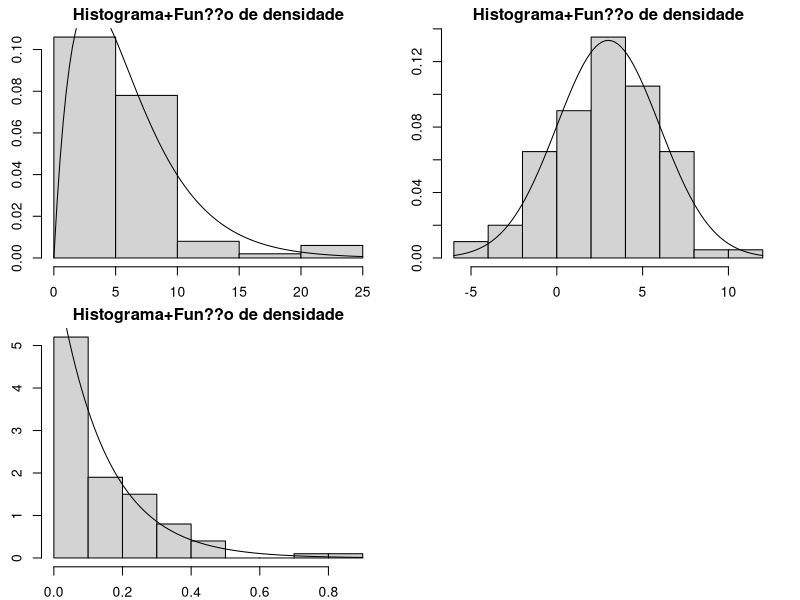
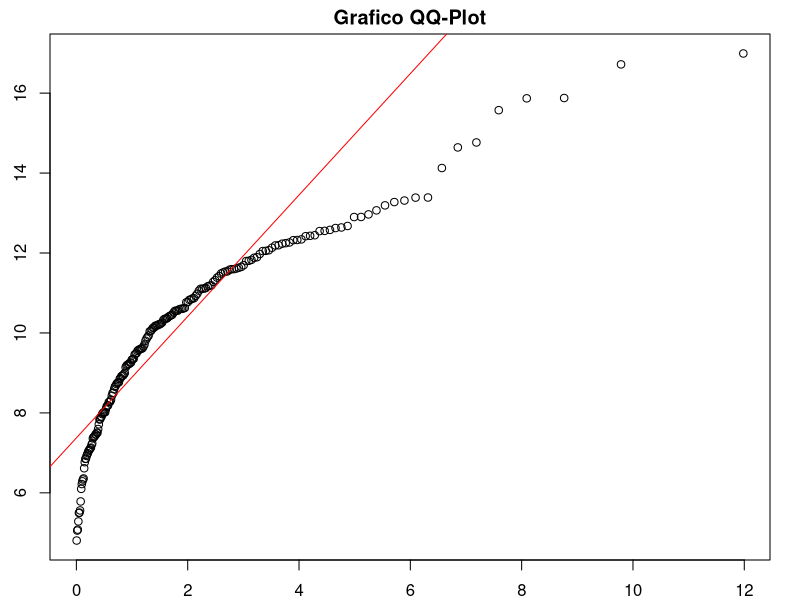
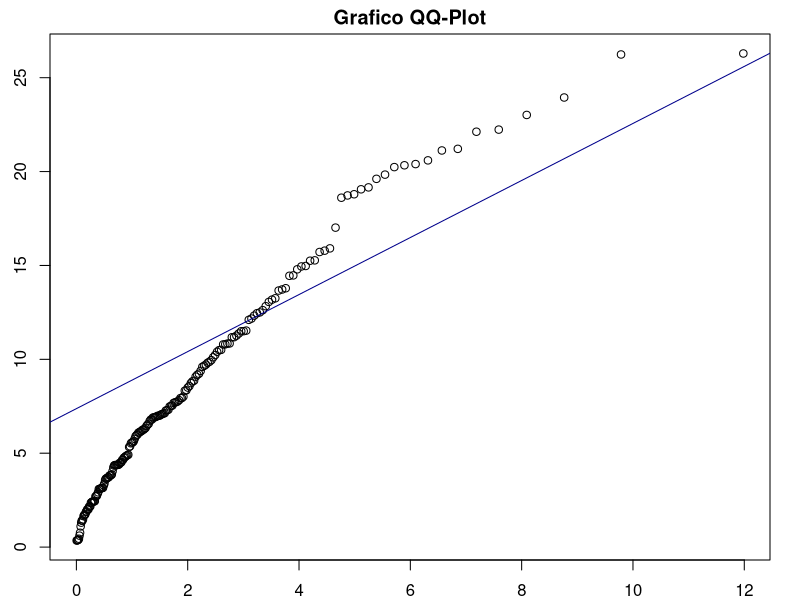
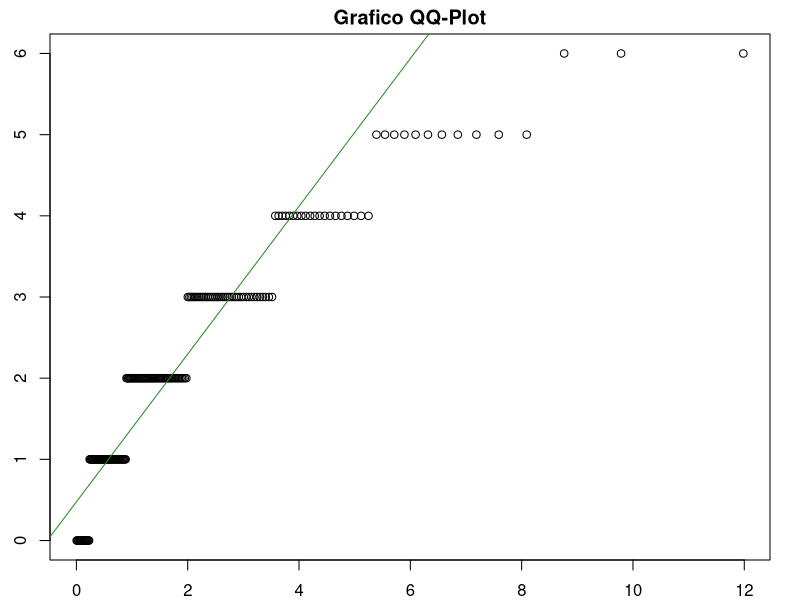
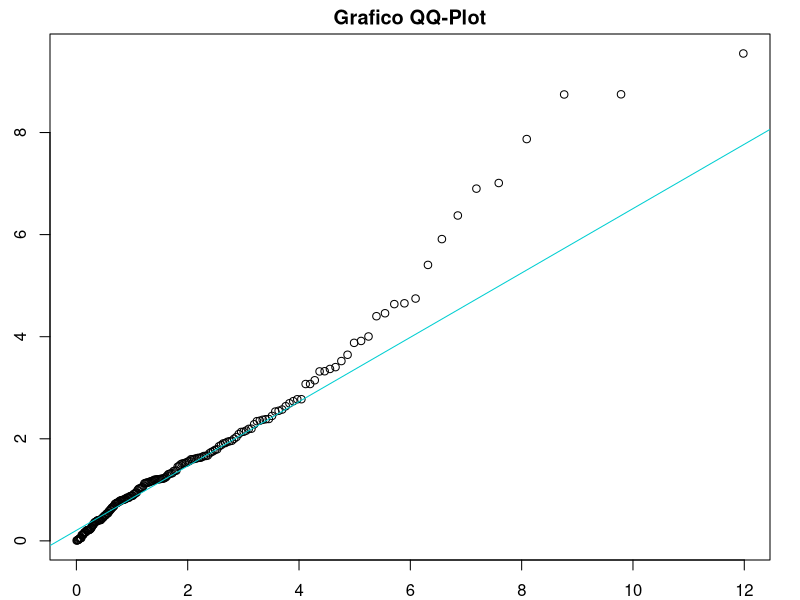
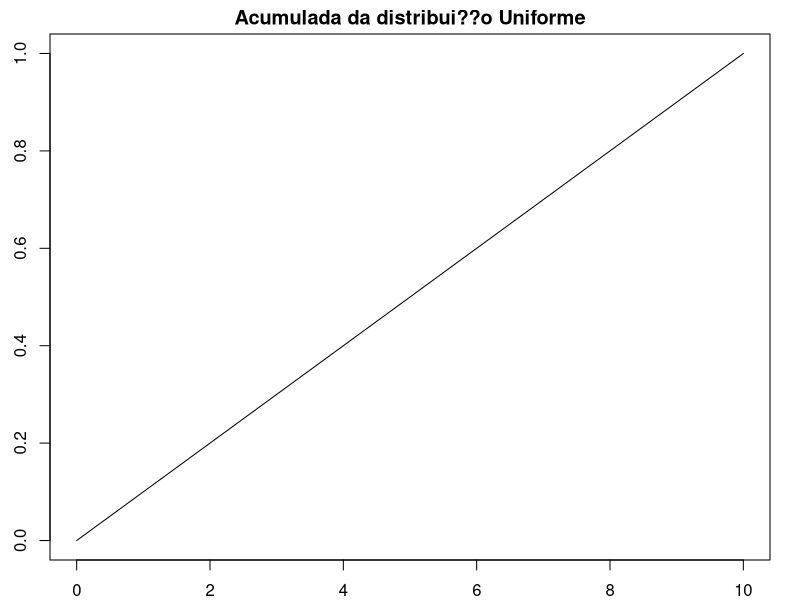
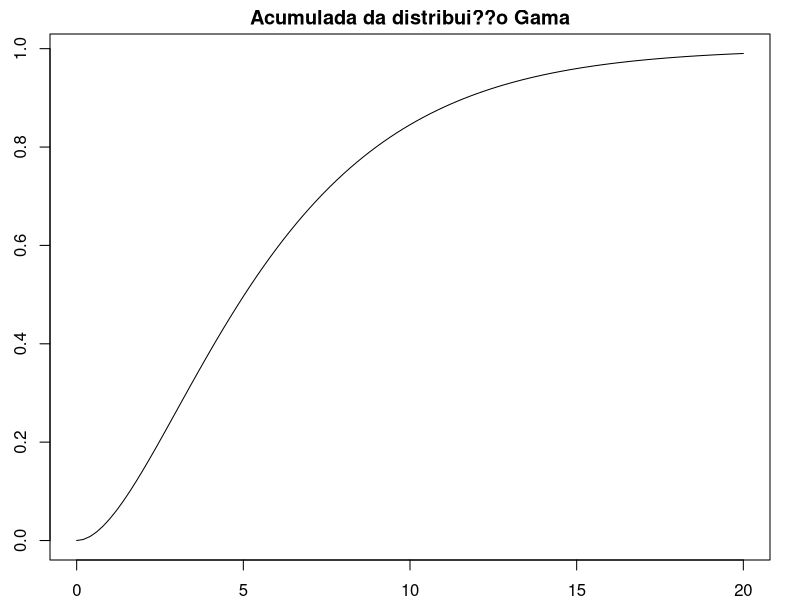
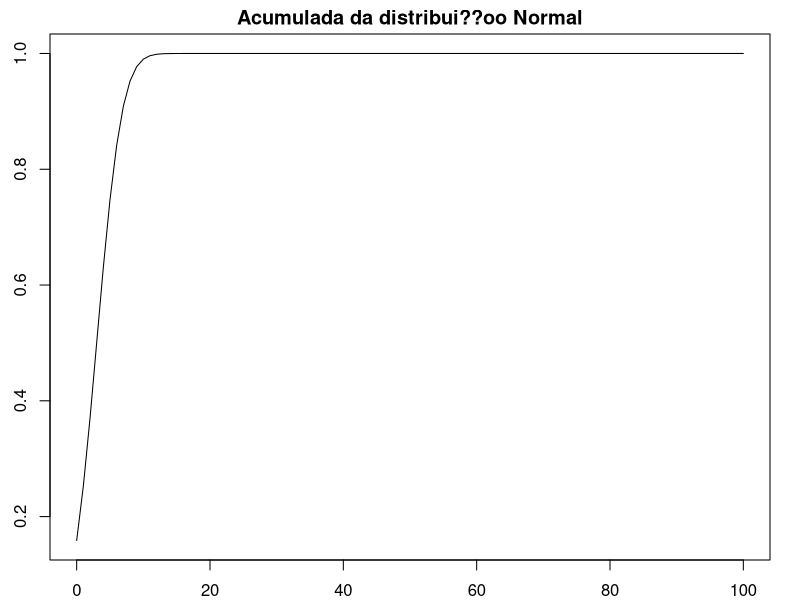

Reproduce these figures in R, in order. (Note: this script raises an error after producing the figures.)
#PACOTES
library(readxl)
library(foreign)
library(tibble)
library(dplyr)
library(readr)
library(ggplot2)
library(gridExtra)

#Quest?o 1############

    #Item a
sample(0:10,prob=c(rep(0.1,times=11)),replace=T)

    #Item b
a=rgamma(100,shape = 2,scale = 3)

    #Item c
b=rnorm(100,3,sqrt(9))

    #Item d
c=rexp(100,7)

#Quest?o 2############

par(mfrow=c(2,2))
par(mar=c(2,2.5,1.7,1.5))
hist(a,probability = T,main="Histograma+Fun??o de densidade",xlab=expression(x),ylab="Densidade")
curve(dgamma(x,shape = 2,scale = 3),add=T)
hist(b,probability = T,main="Histograma+Fun??o de densidade",xlab=expression(x),ylab="Densidade")
curve(dnorm(x,3,sqrt(9)),add=T)
hist(c,probability = T,main="Histograma+Fun??o de densidade",xlab=expression(x),ylab="Densidade")
curve(dexp(x,7),add=T)
par(mfrow=c(1,1))

#Quest?o 3 #####################################################################

    #Item a(SOLU??O 1)
1-ppois(0,5)
ppois(0,5,lower.tail = F)

    #item b(SOLU??O 2)
ppois(11,5)-ppois(2,5)
sum(dpois(3:10,5))

    #Item c
qpois(0.76,5)

    #Item d
qpois(0.73,5,lower.tail = F)

#Quest?o 4

    #Item a
pbeta(0.7,3,10,lower.tail = F)

    #Item b
pbeta(0.25,3,10)-pbeta(0.2,3,10)

    #Item c
qbeta(0.2,3,10)

    #item d
qbeta(0.12,3,10,lower.tail = F)

#Quest?o 5 ###################################################################

amostra1=rnorm(200,10,sqrt(5))
amostra2=rgamma(200,shape=2,scale=4)
amostra3=rpois(200,2)
amostra4=rchisq(200,2)
quantil.teo=qchisq(ppoints(200),2)

    #Item a(RETA PASSA MUITO LONGE DOS PONTOS)
qqplot(quantil.teo,amostra1,xlab="Quantil Teorico",ylab="Quantil Amostral",main="Grafico QQ-Plot")
qqline(amostra1,distribution = function(p)qchisq(p,df=2),col="red")

    #Item b
qqplot(quantil.teo,amostra2,xlab="Quantil Teorico",ylab="Quantil Amostral",main="Grafico QQ-Plot")
qqline(amostra1,distribution = function(p)qchisq(p,df=2),col="blue4")

    #Item c
qqplot(quantil.teo,amostra3,xlab="Quantil Teorico",ylab="Quantil Amostral",main="Grafico QQ-Plot")
qqline(amostra3,distribution = function(p)qchisq(p,df=2),col="forestgreen")
    #Item d
qqplot(quantil.teo,amostra4,xlab="Quantil Teorico",ylab="Quantil Amostral",main="Grafico QQ-Plot")
qqline(amostra4,distribution = function(p)qchisq(p,df=2),col="darkturquoise")

#Quest?o 6#################

    #Item a
pexp(5,5,lower.tail = F)

    #Item b
pexp(9,5)-pexp(2,5)

    #Item c
pexp(0,5)-pexp(0,5)

    #Item d
pexp(2,5)

    #Item e
dbinom(2,15,0.3)

    #Item f
pbinom(4,15,0.3)

    #Item g
pbinom(5,15,0.3)-pbinom(-1,15,0.3)

    #Item h
pbinom(9,15,0.3)-pbinom(2,15,0.3)

    #Item i
1-pbinom(3,15,0.3)

#Quest?o 7################

a=function(x){
  x^3/20*I(x>=1&x<=3)
}

    #Item a
P=integrate(a,2,3)

    #Item b
P=integrate(a,2,2.6)

    #Item c
P=integrate(a,2.8,3)

    #Item d
as.numeric(integrate(a,1,2)[1])+as.numeric(integrate(a,2.5,3)[1])

#Quest?o 8################

    #Item a
curve(punif(x,0,10),0,10,ylab="Probabilidade",main="Acumulada da distribui??o Uniforme")

    #Item b
curve(pgamma(x,shape = 2,scale=3),0,20,ylab="Probabilidade",main="Acumulada da distribui??o Gama")

    #Item c
curve(pnorm(x,3,sqrt(9)),0,100,ylab="Probabilidade",main="Acumulada da distribui??oo Normal")

    #Item d
curve(pexp(x,7),0,4,ylab="Probabilidade",main="Acumulada da distribui??o Exponencial")

    #Item e
a1=function(x){
  if (x>=1&x<=3){
    a=(x^4-1)/80
  }
  if (x>3){
    a=1
  }
  if (x<1){
    a=0
  }
  return(a)
}
a1(1.5)
v=Vectorize(a1)
curve(v,0,4,main="Fun??o de Distribui??o Acumulada de X",ylab="Probilidade Acumulada",xlab=expression(x))

    #Item f
prob=c(0,0.25,.5,.75,1,1)
x=c(-1:4)
plot(x,prob,type = "s",main="Fun??o de Distribui??o Acumulada de X" ,ylab="Probilidade Acumulada",xlab=expression(x))

#Quest?o 9##################

    #Item aa
a=c()
for (i in 1:101){
  a[i]=pbinom(i-1,100,0.85)
}
prob=c(0,a,rep(1,10))
x=c(-1:110)
plot(x,prob,type="s",main="Fun??o de Probabilidade",ylab="Probilidade",xlab=expression(x))

    #Item a2(OUTRA SOLU??O)
p=pbinom(c(-1:110),100,0.85)
x=c(-1:110)
plot(x,p,type="s",main="Fun??o de Probabilidade",ylab="Probilidade",xlab=expression(x))

    #Item b1
a=c()
for (i in 1:26){
  a[i]=ppois(i-1,5)
}
x=c(-5:25)
prob=c(rep(0,5),a)
plot(x,prob,type="s",main="Fun??o de Probabilidade",ylab="Probilidade",xlab=expression(x))

    #Item b2(OUTRA SOLU??O)
p=ppois(c(-5:26),5)
x=c(-5:26)
plot(x,p,type="s",main="Fun??o de Probabilidade",ylab="Probilidade",xlab=expression(x))

    #Item c
x=c(0:10)
prob=c(0,0.05,0.4,0.55,0.6,0.8,0.95,1,1,1,1)
plot(x,prob,type="s",main="Fun??o de Probabilidade",ylab="Probilidade",xlab=expression(x))

#Quest?o 10######################

amostra=rexp(1000,5)
media.amostral=mean(amostra)
media=1/5
hist(amostra, probability = T)
abline(v=media.amostral, col="blue")
abline(v=media, col="red")
curve(dexp(x,5),add=T)

#Quest?o 11#####################

prob=c(0.05,0.35,0.15,0.05,0.2,0.15,0,0,0.05)
x=1:9
ac=c(0,0.05,0.4,0.55,0.6,0.8,0.8,0.8,0.95,1,1,1,1)

    #Item a
plot(x,prob,type="h",ylab="Probabilidae",main="Fun??o de Probabilidade de X")

    #Itemb
plot(x=0:12,ac,type="s",ylab="Probabilidae",main="Fun??o de Probabilidade Acumulada de X",xlab=expression(x))

#Quest?o 12####################

f=function(x,k){
  ((gamma(k)*exp(-k*x-3))/k)*I(x>0)*I(k>0)
}
 
   #Item a
curve(f(x,4),-2,4)

  #Item b
curve(f(2,x),-2,4)

  #Item c e d
max=optimise(f,c(-1,10),maximum = T,k=2)
max
curve(f(2,x),-1,6)
abline(v = max$maximum, col="red")

#Quest?o 13##################

    #Item a1(RESULTADO TEORICO 3*length(x)/sum(x))
G=function(a,b,x){
  ver=b^(length(x)*a)*exp(-b*sum(x))*prod(x^(a-1))/(gamma(a))^length(x)
}
x=c(1,2,2.4,2.8,5,1,3,4,6.3,2.9)
EMV=optimise(G,c(0,10),maximum = T,x=c(1,2,2.4,2.8,5,1,3,4,6.3,2.9),a=3)
EMV
curve(G(a=3,x,c(1,2,2.4,2.8,5,1,3,4,6.3,2.9)),0,5,xlab="beta",ylab="Fun??o Verosimilhan?a")
abline(v = EMV$maximum, col="red")

    #Item a2(LOG)
GL=function(b,x){
  L=length(x)*3*log(b)+2*length(x)-b*sum(x)-length(x)*log(gamma(3))
  return(L)
}
x=c(1,2,2.4,2.8,5,1,3,4,6.3,2.9)
EMV1=optimise(GL,c(0,10),x=c(1,2,2.4,2.8,5,1,3,4,6.3,2.9),maximum = T)
curve(GL(x,c(1,2,2.4,2.8,5,1,3,4,6.3,2.9)),0,5,ylab="Fun??o Verosimilhan?a",main="Log-Verossimilhan?a da Normal",xlab = expression(beta))
abline(v = EMV1$maximum, col="blue")

    #Item b1(RESULTADO TEORICO mean(x))??????
N=function(m,aa){
 
  n=8
  a1=2*pi*10
  a2 = 0
  for(i in 1:n){
    a2= a2 + (aa[i]-m)^2
  }

  a3=-1/20
  L=a1^(-n/2)*exp(a3*sum(a2))
  return(L)
}
x=c(10,12,11,12.8,13,14.9,12,16.2)
EMV=optimise(N,maximum = T,aa=c(10,12,11,12.8,13,14.9,12,16.2),interval = c(0,20))
EMV
curve(N(x,c(25,23,22,21,27,39,35,33,32)),0,50)

    #Item b2(LOG)???????
NL=function(m,x){
  L=-(length(x)/2)*log(2*pi*10)-(1/2*10)*sum((x-m)^2)
}
EMV1=optimise(NL,maximum = T,x=c(10,12,11,12.8,13,14.9,12,16.2),interval = c(0,20))
EMV1
curve(NL(x,c(25,23,22,21,27,39,35,33,32)),0,50)

    #Item c1
GEO=function(p,x){
  p^length(x)*(1-p)^(sum(x)-length(x))
}
x=c(2,3,2,2,3,3,3,4,4,5,7,2,2,2)
EMV=optimise(GEO,c(0,1),maximum = T,x=c(2,3,2,2,3,3,3,4,4,5,7,2,2,2))
EMV
curve(GEO(x,c(2,3,2,2,3,3,3,4,4,5,7,2,2,2)),0,1,main="Geometrica",xlab="p",ylab="Fun??o Verosimilhan?a")
abline(v = EMV$maximum, col="red")

    #Item c2(LOG)
GEOL=function(p,x){
  length(x)*log(p)+(sum(x)-length(x))*log(1-p)
}
EMV1=optimise(GEOL,c(0,1),maximum = T,x=c(2,3,2,2,3,3,3,4,4,5,7,2,2,2))
EMV1
curve(GEOL(x,c(2,3,2,2,3,3,3,4,4,5,7,2,2,2)),0,1,main="Log-Verossimilhan?a da Geometrica",xlab=expression(p),ylab="Fun??o Verosimilhan?a")
abline(v = EMV$maximum, col="yellow")

    #Item d1(RESULTADO TEORICO sqrt(sum((x-10)^2)/length(x)))
N2=function(s,x){
  a1=length(x)
  a2=2*pi*s^2
  a3=(x-10)^2
  a4=-1/(2*s^2)
  L=a2^(-a1/2)*exp(a4*sum(a3))
  return(L)
}
x=c(25,23,22,21,27,39,35,33,32)
EMV=optimise(N2,c(0,20),maximum = T,x=c(25,23,22,21,27,39,35,33,32))
EMV
curve(N2(x,c(25,23,22,21,27,39,35,33,32)),0,50,main="Normal",xlab=expression(sigma),ylab="Fun??o Verosimilhan?a")
abline(v = EMV$maximum, col="blue4")

    #Item d2(LOG)
N2L=function(s,x){
  L=-(length(x)/2)*log(2*pi*s^2)+(-1/(2*s^2))*sum((x-10)^2)
  return(L)
}
EMV1=optimise(N2L,maximum = T,x=c(25,23,22,21,27,39,35,33,32),interval = c(0,60))
EMV1
curve(N2L(x,c(25,23,22,21,27,39,35,33,32)),0,100,main="Log-Verossimilhan?a da Normal",xlab=expression(sigma),ylab="Fun??o Verosimilhan?a")
abline(v = EMV1$maximum, col="blue2")

    #Item e1
EXP=function(a,x){
  L=a^length(x)*exp(-a*sum(x))
  return(L)
}
x=c(4,5,6.2,4,3,5,6.9,7,9,3)
EMV=optimise(EXP,c(0,1),maximum = T,x=c(4,5,6.2,4,3,5,6.9,7,9,3))
EMV
curve(EXP(x,c(4,5,6.2,4,3,5,6.9,7,9,3)),0,1,main="Exponencial",xlab=expression(lambda),ylab="Fun??o Verosimilhan?a")
abline(v = EMV$maximum, col="yellow")

    #Item e2(LOG)
EXPL=function(a,x){
  L=length(x)*log(a)-a*sum(x)
  return(L)
}
EMV1=optimise(EXPL,c(0,1),maximum = T,x=c(4,5,6.2,4,3,5,6.9,7,9,3))
EMV1
curve(EXPL(x,c(4,5,6.2,4,3,5,6.9,7,9,3)),0,1,main="Log-Verossimilhan?a da Exponencial",xlab=expression(lambda),ylab="Fun??o Verosimilhan?a")
abline(v = EMV1$maximum, col="green4")

#Quest?o 14#################

    #Item a(FOI CONSIDERADO GA(SHAPE,SCALE))
t=1000
n=100


mat.amostra=matrix(NA,ncol=t,nrow=n)
for (i in 1:t){
  mat.amostra[,i]=rgamma(n,shape=2,scale=8)
}
media.amostral=apply(mat.amostra,2,mean)
hist(media.amostral,probability = T)
curve(dnorm(x,16,sqrt(2*8^2/n)),add=T)

    #Item b(OLHAR A DEFINI??O DE DISTRIBUI??O GEOMETRICA DO R)
t=1000
n=1000

mat.amostra=matrix(NA,ncol=t,nrow=n)
for (i in 1:t){
  mat.amostra[,i]=rgeom(n,0.8)
}
media.amostral=apply(mat.amostra,2,mean)
hist(media.amostral,probability = T)
curve(dnorm(x,0.2/0.8,sqrt(0.2/0.8^2/n)),add=T)

    #Item c
t=1000
n=10

mat.amostr=matrix(NA,ncol=t,nrow=n)
for (i in 1:t){
  mat.amostra[,i]=runif(n,2,20)
}
media.amostral=apply(mat.amostra,2,mean)
hist(media.amostral,probability=T)
curve(dnorm(x,9,sqrt((18^2/12)/n)),add=T)

    #Item d
t=1000
n=10
x=c(1:7)
prob=c(0.05,0.35,0.15,0.05,0.2,0.15,0.05)
media.pop=mean(x)
var.pop=var(x)
mat.amostra=matrix(NA,ncol=t,nrow=n)
for (i in 1:t){
  mat.amostra[,i]=sample(x,n,replace = T)
}
media.amostral=apply(mat.amostra,2,mean)
hist(media.amostral,probability = T)
curve(dnorm(x,media.pop,sqrt(var.pop/n)),add=T)

    #Item e
t=1000
n=5

mat.amostra=matrix(NA,ncol=t,nrow=n)
for (i in 1:t){
  mat.amostra[,i]=rnorm(n,2,sqrt(8))
}
media.amostral=apply(mat.amostra,2,mean)
hist(media.amostral,probability = T)
curve(dnorm(x,2,sqrt(8/n)),add=T)

    #Item f
t=1000
n=100

mat.amostra=matrix(NA,ncol=t,nrow=n)
for (i in 1:t){
  mat.amostra[,i]=rbinom(n,20,0.8)
}
media.amostral=apply(mat.amostra,2,mean)
hist(media.amostral,probability = T)
curve(dnorm(x,16,sqrt(3.2/n)),add=T)

    #Item g
t=1000
n=1000

mat.amostra=matrix(NA,ncol=t,nrow=n)
for (i in 1:t){
  mat.amostra[,i]=rchisq(n,3)
}
media.amostral=apply(mat.amostra,2,mean)
hist(media.amostral,probability = T)
curve(dnorm(x,3,sqrt(6/n)),add=T)

#Quest?o 15##################################
n=1000
amX=rnorm(n,25,sqrt(70))
amT=rchisq(n,5)
amY=rexp(n,10)
amZ=rgamma(n,3,scale=5)
amW=rgamma(n,10,scale=5)

    #Item a
s=amZ+amW
hist(s,probability=T)
curve(dgamma(x,13,scale=5),add=T)

    #Item b
Q=2*amY
hist(Q,freq = F)
curve(dgamma(x,2,scale=10),add=T)

    #Item c
amX1=rnorm(n,25,sqrt(70))
amX2=rnorm(n,25,sqrt(70))
amX3=rnorm(n,25,sqrt(70))
amX4=rnorm(n,25,sqrt(70))
amX5=rnorm(n,25,sqrt(70))
Xbarra=(amX1+amX2+amX3+amX4+amX5)/5
R=(Xbarra-25)/sqrt(70/5)
hist(R,probability = T)
curve(dnorm(x),add=T)

    #Item d
s=3*amT
hist(s,probability=T)
curve(dgamma(x,shape=15/2,scale=1/2),add=T)

    #Item e
amX1=rnorm(n,25,sqrt(70))
amX2=rnorm(n,25,sqrt(70))
amX3=rnorm(n,25,sqrt(70))
E=amX1+amX2+amX3+20
hist(E,probability = T)
curve(dnorm(x,95,sqrt(210)),add=T)
